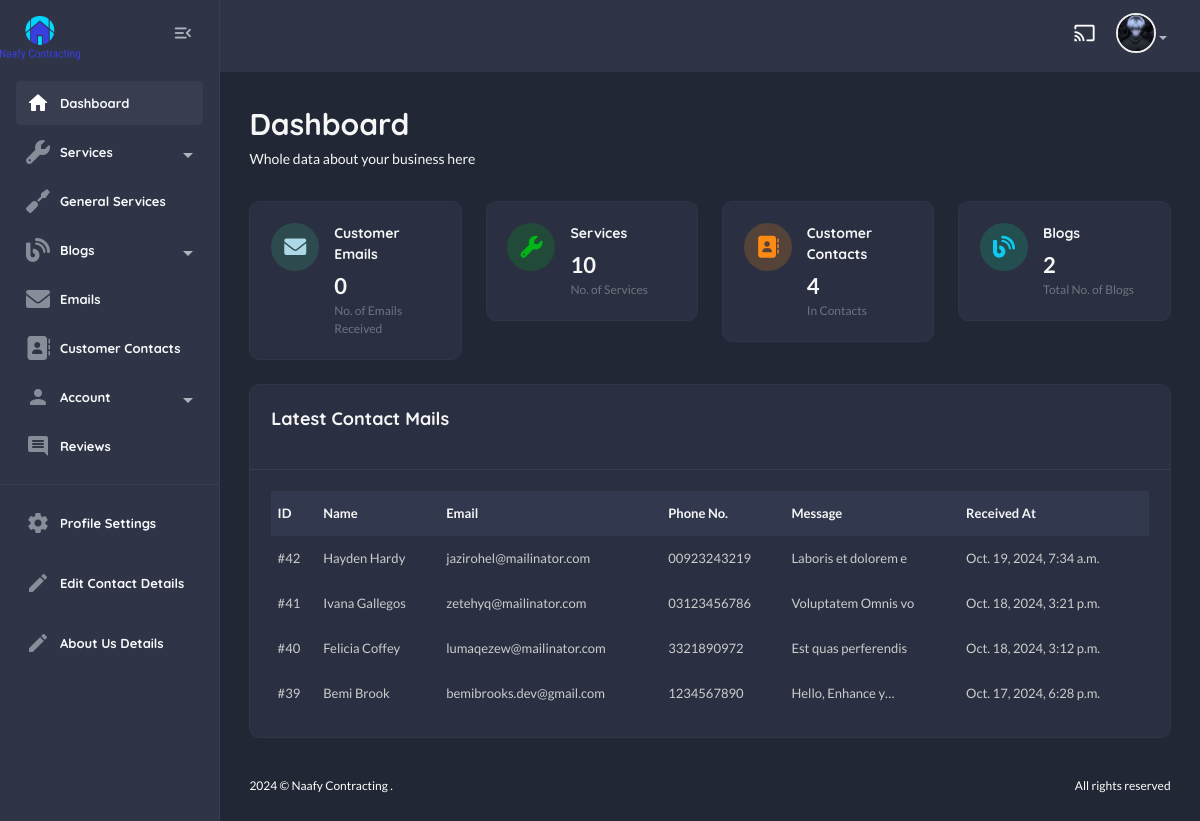
The app's page /useradmin/ (signed in), older data.
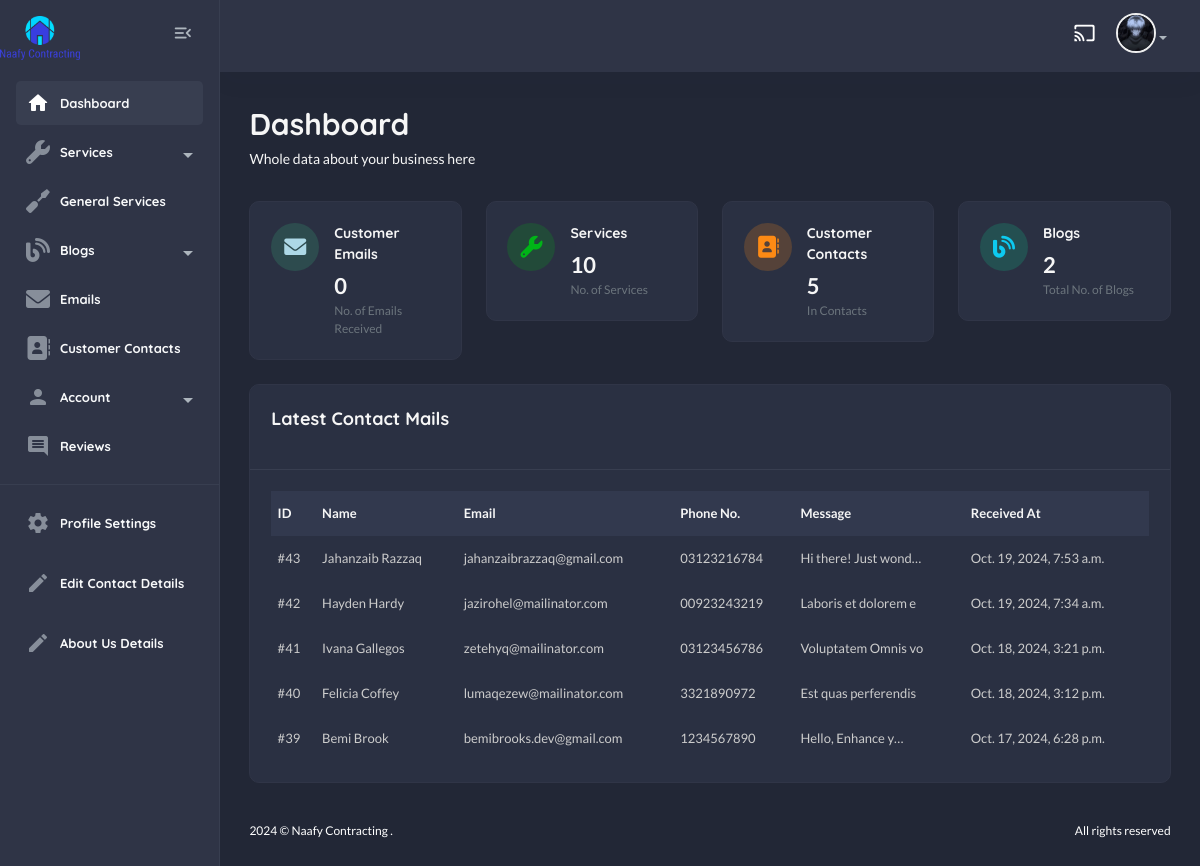
The same page, newer data.
### contact/models.py (models this page shows, shortened)
class Contact(models.Model):
    name = models.CharField(max_length=100)
    email = models.EmailField(unique=True)
    phone_no = models.CharField(max_length=20, default="+123 456 7890")
    message = models.TextField()
    submitted_at = models.DateTimeField(auto_now_add=True)
    responded = models.BooleanField(default=False)

### useradmin/views.py (the view)
# urls.py: path("", views.dashboard_view, name="dashboard"),
@login_required
def dashboard_view(request):
    contacts = Contact.objects.all().order_by("-id")
    emails = Email.objects.all()
    services = Service.objects.all()
    blogs = Blog.objects.all()
    context = {
        "contacts" : contacts,
        "emails" : emails,
        "services" : services,
        "blogs" : blogs,
    }
    return render(request, "useradmin/dashboard.html", context)

### home/context_processors.py (called while the page is built)
def default(request):
    services = Service.objects.all().order_by("-id")
    contact_details = ContactDetails.objects.first()
    return {
        "services" : services,
        "contact_details" : contact_details,
    }

### templates/useradmin/dashboard.html (shortened to what the changed rows need)
{% extends "useradmin/base.html" %}
    {% load static %}
        {% block content %}
            <section class="content-main">
                <div class="content-header">
                    <div>
                        <h2 class="content-title card-title">Dashboard</h2>
                    </div>
                </div>
                <div class="row">
                    <div class="col-lg-3">
                        <div class="card card-body mb-4">
                            <article class="icontext">
                                <div class="text">
                                    <h6 class="mb-1 card-title">Customer Contacts</h6>
                                    <span>{{contacts.count}}</span>
                                    <span class="text-sm"> In {{categories.count}} Contacts </span>
                                </div>
                            </article>
                        </div>
                    </div>
                </div>
                <div class="card mb-4">
                    <div class="card-body">
                        <div class="table-responsive">
                            <div class="table-responsive">
                                <table class="table align-middle table-nowrap mb-0">
                                    <thead class="table-light">
                                        <tr>
                                            <th class="align-middle" scope="col">ID</th>
                                            <th class="align-middle" scope="col">Name</th>
                                            <th class="align-middle" scope="col">Email</th>
                                            <th class="align-middle" scope="col">Phone No.</th>
                                            <th class="align-middle" scope="col">Message</th>
                                            <th class="align-middle" scope="col">Received At</th>
                                        </tr>
                                    </thead>
                                    <tbody>
                                        {% for c in contacts %}
                                            <tr>
                                                <td><aclass="fw-bold">#{{c.id}}</aclass=></td>
                                                <td>{{c.name}}</td>
                                                <td>{{c.email}}</td>
                                                <td>{{c.phone_no}}</td>
                                                <td>{{c.message|truncatechars:20}}</td>
                                                <td>{{c.submitted_at}}</td>
                                            </tr>
                                        {% endfor %}
                                    </tbody>
                                </table>
                            </div>
                        </div>
                    </div>
                </div>
            </section>
        {% endblock content%}

### templates/useradmin/base.html (shortened to what the changed rows need)
{% load static %}
<!DOCTYPE html>
<html lang="en">
    <head>
        <link href="{% static 'assets1/css/main.css' %}" rel="stylesheet" type="text/css" />
        <link rel="stylesheet" href="https://use.fontawesome.com/releases/v5.15.4/css/all.css">
        <link rel="stylesheet" href="{% static 'css/custom.css' %}" type="text/css">
        <link rel="stylesheet" href="https://cdnjs.cloudflare.com/ajax/libs/font-awesome/6.0.0/css/all.min.css">
    </head>
    <body class="dark">
        <aside class="navbar-aside" id="offcanvas_aside">
            <div class="d-flex justify-content-center align-items-center">
                <a href="{% url 'home:home' %}" target="_blank" class="brand-wrap">
                    <img src="{% static 'img/logo/nc-logo.png' %}" class="logo mr-100 mt-3" width="80px" alt="Naafy Dashboard" />
                </a>
            </div>
                    <li class="menu-item {% url 'useradmin:dashboard' as dashboard_url %} {% if request.path == dashboard_url %}active{% endif %}">
                    </li>
                    <li class="menu-item {% url 'useradmin:gen-service-list' as gen_service_list %} {% if request.path == gen_service_list %}active{% endif %}">
                    </li>
                    <li class="menu-item {% url 'useradmin:email-list' as email_list_url %} {% if request.path == email_list_url %}active{% endif %}">
                    </li>
                    <li class="menu-item {% url 'useradmin:contact-list' as contact_list_url %} {% if request.path == contact_list_url %}active{% endif %}">
                    </li>
                    <li class="menu-item {% url 'useradmin:reviews-list' as reviews_url %} {% if request.path == reviews_url %}active{% endif %} ">
                    </li>
        </aside>
        <main class="main-wrap">
            {% block content %}
            {% endblock content %}
        </main>
    </body>
</html>

Row changes from the older to the newer data that the page shows:
added Contact: id "43", name "Jahanzaib Razzaq", email "jahanzaibrazzaq@gmail.com", phone_no "03123216784", message "Hi there! Just wond…", submitted_at "Oct. 19, 2024, 7:53 a.m."
Text that changed along with them:
{{ contacts.count }}: "4" → "5"
